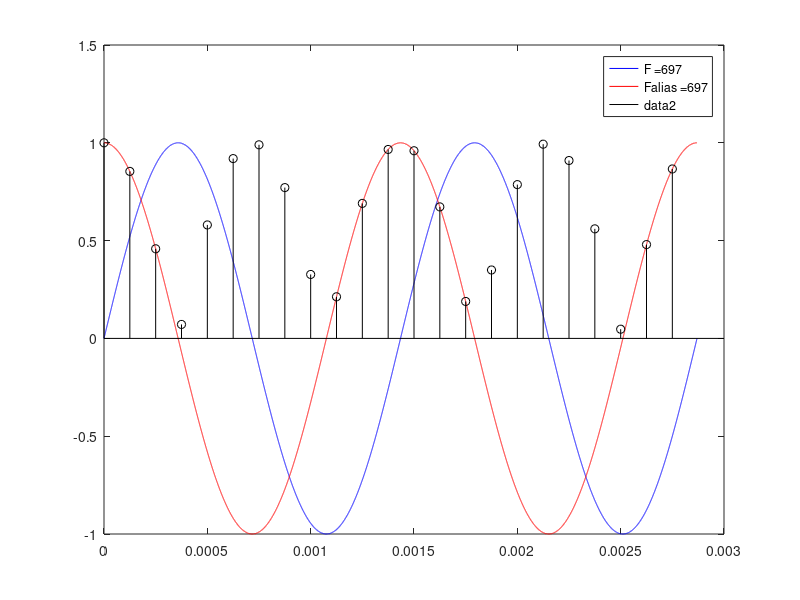

This chart was generated by the following MATLAB code:
%% Sin approximation



c1 = 26-15*sqrt(3)
c2 = 810000*(1657+930*sqrt(3))
c3 = 324000*(19+15*sqrt(3))
c4 = -1800*(1+15*sqrt(3))
c5 = -360

o  = 35;
o2 = o*o;
o3 = o2*o;
o4 = o3*o;

ho = ( c1*o*(180-o)*(c2+c3*o+c4*o2+c5*o3+o4) )/524880000000
error = sin(pi*o/180) - ho


%%%%%%%%%%%%%%%%%%%%%%%%%%%%%%%%%%%%%%%%%%%%%%%%%%%%%%%%%%%
%       
%
%
%             Luis Diego Jimenez Mora
%
%
%
%%%%%%%%%%%%%%%%%%%%%%%%%%%%%%%%%%%%%%%%%%%%%%%%%%%%%%%%%%%



% Funciones relacionadas a la interfaz de usuario.


% Ejemplo de la tarea F=5/7;
F=697;
%Ejemplo de la tarea Fs=1;
Fs=8000;
%Ejemplo de la tarea C=5;
C=2;

%Pasos intermedios auxiliares.


%Calculamos el periodo de la señal analogica
T=1/F;
%Revisa el criterio de Nyquist
%Si la frecuencia de muestreo es menor a la frecuencia de Nyquist
if ( Fs < 2*F )
%La frecuencia del alias es la frecuencia de muestreo menos la frecuencia real.
  Fa=Fs-F
% En caso contrario
else
% La señal se puede recuperar y no hay aliasing.
  Fa=F
endif 

%Se construye el arreglo de la variable independiente analogica. Se elige arbitrariamente 100 puntos por periodo
t=[0:0.0001*T:C*T];
%Construye el arreglo de la variable independiente discreta a partir del numero de ciclos y la tasa de muestreo
n=[0:1/Fs:C*T];
%Calcula los valores de la señal discreta
%sinn=sin(2*pi*F*n);uahhñ

o = mod(n*(2*697*180)+90,180)
part1=c2+c3*o+c4*(realpow(o,2))+c5*(realpow(o,3))+(realpow(o,4));
sinn = ( c1*o.*(180-o).*(part1) )/524880000000;


%Funciones de graficacion


%Grafica la señal analogica
labelF= strcat("-b;F ="," ",num2str(F), ";");
plot(t,sin(2*pi*F*t),labelF)
%Congela el grafico para agregar la señal discreta
hold on
%Grafica la señal alias
labelFa= strcat("-r;Falias ="," ",num2str(Fa), ";");
plot(t,cos(2*pi*Fa*t),labelFa)
% Grafica la señal discreta
labeln= strcat("ok;Fs ="," ",num2str(Fs), ";");
stem (n, sinn, labeln)

hold off
